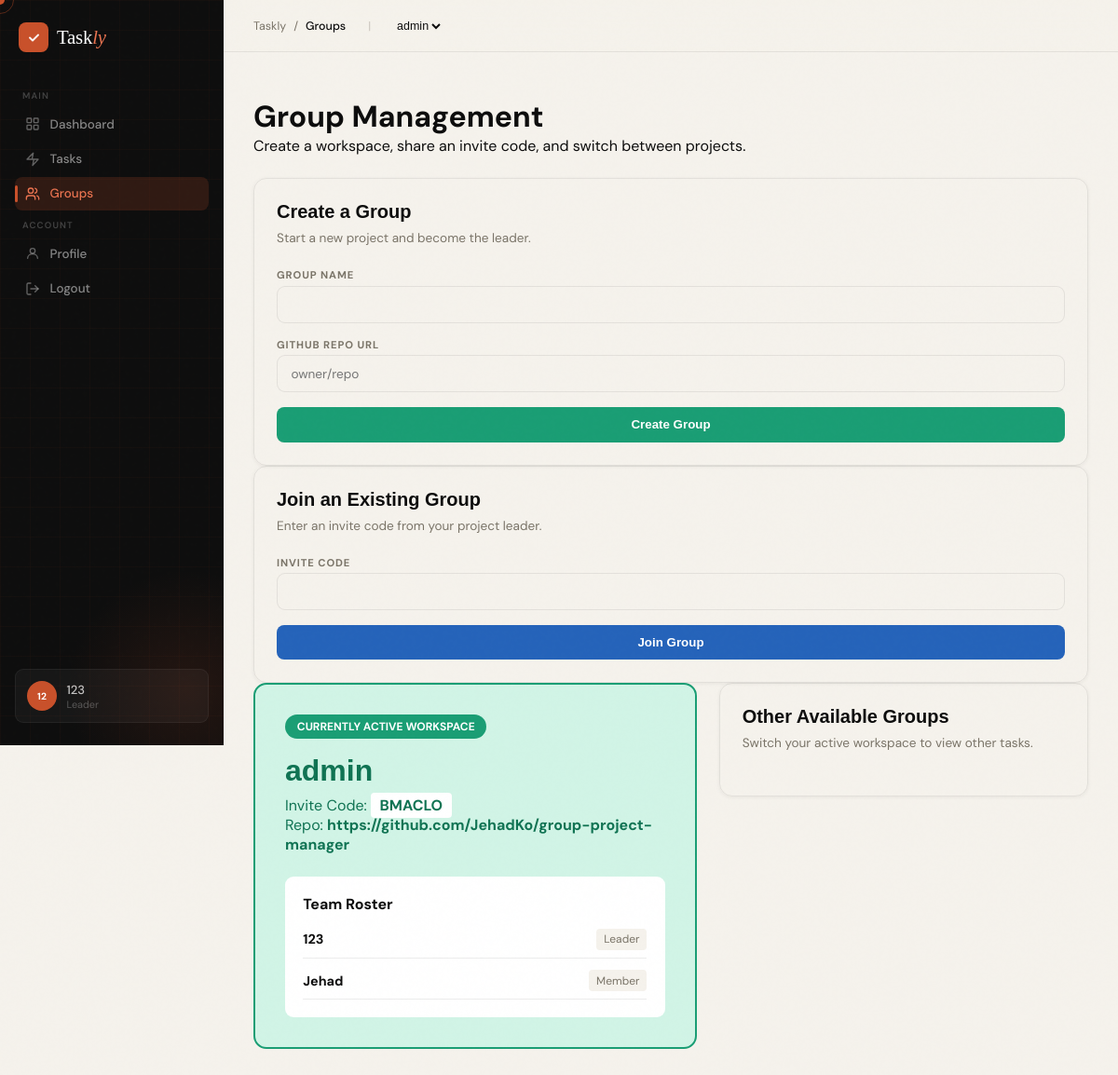
The page /groups (signed in) on the database its author committed.
### app.py (models this page shows)
class User(db.Model):
    id = db.Column(db.Integer, primary_key=True)
    username = db.Column(db.String(80), unique=True, nullable=False)
    password_hash = db.Column(db.String(200), nullable=False)
    github_username = db.Column(db.String(80), nullable=True)  # Added for GitHub API
    group_role = db.Column(db.String(20), default='Member')
    current_group_id = db.Column(db.Integer, db.ForeignKey('group.id'), nullable=True)
    tasks = db.relationship('Task', backref='assignee', lazy=True)
    groups = db.relationship('Group', secondary=user_group_association, back_populates='users')

class Group(db.Model):
    id = db.Column(db.Integer, primary_key=True)
    name = db.Column(db.String(120), nullable=False)
    invite_code = db.Column(db.String(6), unique=True, nullable=False)
    repo_url = db.Column(db.String(255), nullable=True)
    is_non_coding = db.Column(db.Boolean, default=False)  # Group level setting
    users = db.relationship('User', secondary=user_group_association, back_populates='groups')
    tasks = db.relationship('Task', backref='group', lazy=True, cascade="all, delete-orphan")

### app.py (the view)
@app.route('/groups')
def groups():
    user = get_current_user()
    if not user:
        return redirect(url_for('login'))
    active_group = get_active_group(user)
    return render_template('groups.html',
                           current_user=user,
                           active_group=active_group)

### app.py (called while the page is built)
def get_current_user():
    if 'user_id' not in session:
        return None
    user = db.session.get(User, session['user_id'])
    if not user:
        session.pop('user_id', None)
    return user

def get_active_group(user):
    if not user.groups:
        return None
    if user.current_group_id:
        active_group = db.session.get(Group, user.current_group_id)
        if active_group in user.groups:
            return active_group
    user.current_group_id = user.groups[0].id
    db.session.commit()
    return user.groups[0]

@app.context_processor
def inject_global_vars():
    user = get_current_user()
    if user:
        user.is_authenticated = True
    else:
        user = type('AnonymousUser', (), {'is_authenticated': False, 'groups': []})()
    return dict(current_user=user, today=date.today())

### template/groups.html (shortened to what this page needs)
{% extends "base.html" %}
{% block breadcrumb %}Groups{% endblock %}
{% block content %}
<div class="page-header" style="margin-bottom: 1.5rem;">
  <div>
    <h1 class="page-title">Group Management</h1>
    <p class="page-sub">Create a workspace, share an invite code, and switch between projects.</p>
  </div>
</div>
<section class="two-column">
  <form class="panel" method="POST" action="{{ url_for('create_group') }}">
    <h2>Create a Group</h2>
    <p class="muted">Start a new project and become the leader.</p>
    <div class="field"><label>Group Name</label><input name="name" required /></div>
    <div class="field"><label>GitHub Repo URL</label><input name="repo_url" placeholder="owner/repo" /></div>
    <button class="btn" type="submit">Create Group</button>
  </form>
  <form class="panel" method="POST" action="{{ url_for('join_group') }}">
    <h2>Join an Existing Group</h2>
    <p class="muted">Enter an invite code from your project leader.</p>
    <div class="field"><label>Invite Code</label><input name="invite_code" required /></div>
    <button class="btn-secondary" type="submit" style="margin-top: auto;">Join Group</button>
  </form>
</section>
{% if current_user.groups %}
<div class="groups-main-grid">
  <div>
    {% for group in current_user.groups %}
      {% if current_user.current_group_id == group.id %}
      <div class="active-hero-card">
        <span class="active-badge">Currently Active Workspace</span>
        <h3>{{ group.name }}</h3>
        <p style="color: var(--teal-dark);">Invite Code: <strong style="background: white; padding: 0.2rem 0.6rem; border-radius: 4px;">{{ group.invite_code }}</strong></p>
        <p style="color: var(--teal-dark); margin-bottom: 1.5rem;">Repo: <strong>{{ group.repo_url or 'None' }}</strong></p>
        <div style="background: white; padding: 1.2rem; border-radius: var(--radius-sm);">
          <h4 style="margin-bottom: 1rem;">Team Roster</h4>
          <ul style="list-style: none; padding: 0; display: flex; flex-direction: column; gap: 0.8rem;">
            {% for member in group.users %}
              <li style="display: flex; align-items: center; justify-content: space-between; font-size: 0.9rem; border-bottom: 1px solid var(--border); padding-bottom: 0.5rem;">
                <strong>{{ member.username }}</strong>
                <span style="font-size: 0.75rem; background: var(--paper); padding: 0.2rem 0.5rem; border-radius: 4px; color: var(--muted);">{{ member.group_role }}</span>
              </li>
            {% endfor %}
          </ul>
        </div>
      </div>
      {% endif %}
    {% endfor %}
  </div>
  <div class="panel">
    <h2>Other Available Groups</h2>
    <p class="muted">Switch your active workspace to view other tasks.</p>
  </div>
</div>
{% endif %}
{% endblock %}

### template/base.html (shortened to what this page needs)
<!DOCTYPE html>
<html lang="en">
<head>
</head>
<body>
{% if current_user.is_authenticated %}
<aside class="sidebar">
  <div class="sidebar-orb"></div>
  <div class="sidebar-inner">
    <a href="{{ url_for('index') }}" class="sidebar-logo">
      <div class="sidebar-logo-mark"><svg width="15" height="15" viewBox="0 0 20 20" fill="none"><polyline points="4,10 8,14 16,6" stroke="#fff" stroke-width="2.4" stroke-linecap="round" stroke-linejoin="round"/></svg></div>
      <span class="sidebar-logo-name">Task<em>ly</em></span>
    </a>
    <div class="sidebar-section-label">Main</div>
    <a href="{{ url_for('dashboard') }}" class="nav-item {% if request.endpoint == 'dashboard' %}active{% endif %}">
      Dashboard
    </a>
    <a href="{{ url_for('tasks') }}" class="nav-item {% if request.endpoint == 'tasks' %}active{% endif %}">
      <svg viewBox="0 0 24 24" fill="none" stroke="currentColor" stroke-width="2" stroke-linecap="round" stroke-linejoin="round"><path d="m13 2-2 10h10l-9 10 2-10H3Z"/></svg>
      Tasks
    </a>
    <a href="{{ url_for('groups') }}" class="nav-item {% if request.endpoint == 'groups' %}active{% endif %}">
      <svg viewBox="0 0 24 24" fill="none" stroke="currentColor" stroke-width="2" stroke-linecap="round" stroke-linejoin="round"><path d="M16 21v-2a4 4 0 0 0-4-4H6a4 4 0 0 0-4 4v2"/><circle cx="9" cy="7" r="4"/><path d="M22 21v-2a4 4 0 0 0-3-3.87"/><path d="M16 3.13a4 4 0 0 1 0 7.75"/></svg>
      Groups
    </a>
    <div class="sidebar-section-label">Account</div>
    <a href="#" class="nav-item" onclick="document.getElementById('profile-modal').classList.add('active'); return false;">
      <svg viewBox="0 0 24 24" fill="none" stroke="currentColor" stroke-width="2" stroke-linecap="round" stroke-linejoin="round"><circle cx="12" cy="8" r="4"/><path d="M4 20c0-4 3.6-7 8-7s8 3 8 7"/></svg>
      Profile
    </a>
    <a href="{{ url_for('logout') }}" class="nav-item">
      <svg viewBox="0 0 24 24" fill="none" stroke="currentColor" stroke-width="2" stroke-linecap="round" stroke-linejoin="round"><path d="M9 21H5a2 2 0 0 1-2-2V5a2 2 0 0 1 2-2h4"/><polyline points="16 17 21 12 16 7"/><line x1="21" y1="12" x2="9" y2="12"/></svg>
      Logout
    </a>
  </div>
  <div class="sidebar-footer">
    <a href="#" class="sidebar-user" onclick="document.getElementById('profile-modal').classList.add('active'); return false;">
      <div class="user-av">{{ current_user.username[:2]|upper }}</div>
      <div>
        <div class="user-name">{{ current_user.username }}</div>
        <div class="user-role">{{ current_user.group_role }}</div>
      </div>
    </a>
  </div>
</aside>
<div class="layout-app">
  <header class="topbar">
    <div class="topbar-breadcrumb" style="display:flex; align-items:center; gap:0.5rem; font-size:0.78rem; color:var(--muted);">
      <span>Taskly</span><span>/</span><strong style="color:var(--ink); font-weight:500;">{% block breadcrumb %}Dashboard{% endblock %}</strong>
      {% if current_user.groups %}
      <span class="topbar-sep" style="margin-left: 1rem; opacity:0.35;">|</span>
      <form action="{{ url_for('switch_group', group_id=0) }}" method="POST" style="display:inline; margin-left: 1rem;" id="group-switch-form">
        <select class="group-selector" name="group_id" onchange="document.getElementById('group-switch-form').action='{{ url_for('switch_group', group_id=0) }}'.replace('0', this.value); this.form.submit();">
          {% for g in current_user.groups %}
            <option value="{{ g.id }}" {% if current_user.current_group_id and g.id == current_user.current_group_id %}selected{% endif %}>
              {{ g.name }}
            </option>
          {% endfor %}
        </select>
      </form>
      {% endif %}
    </div>
  </header>
  <main class="main-content">
    {% block content %}{% endblock %}
  </main>
</div>
{% else %}
  {% block landing_content %}{% endblock %}
{% endif %}
</body>
</html>

### rows shown on the page
User: username "12", username "123", group_role "Leader", group_id "admin"
Group: name "admin", invite_code "BMACLO", repo_url "https://github.com/JehadKo/group-project-manager"
User: username "Jehad", group_role "Member"
